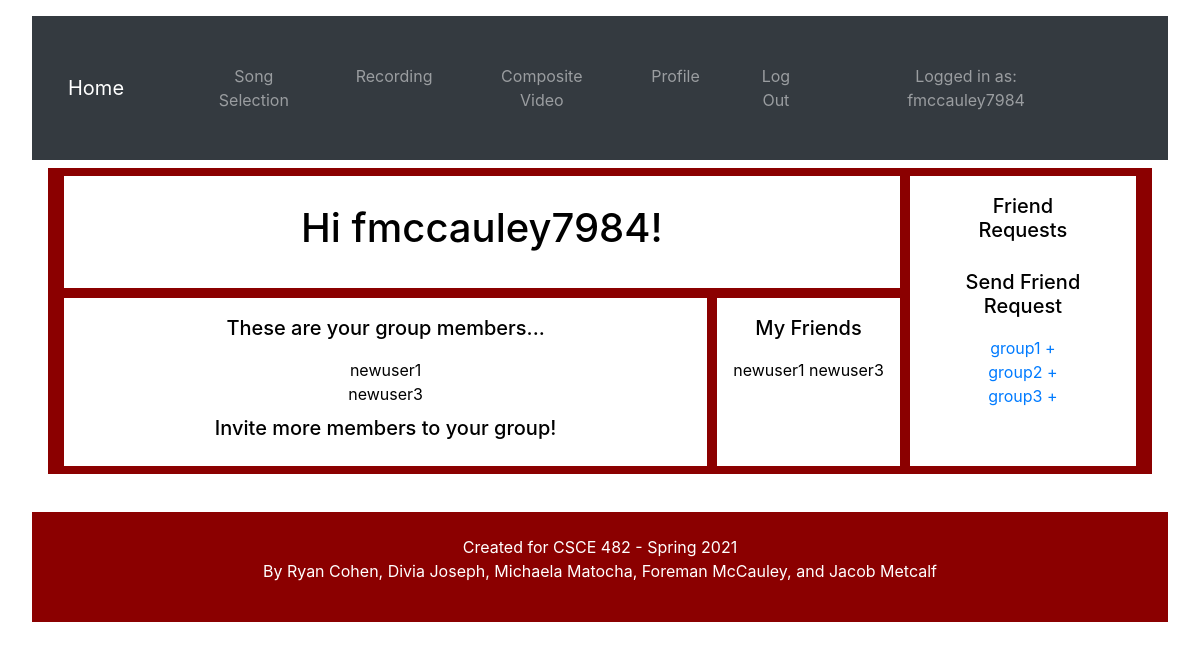
The app's page /profile (signed in), older data.
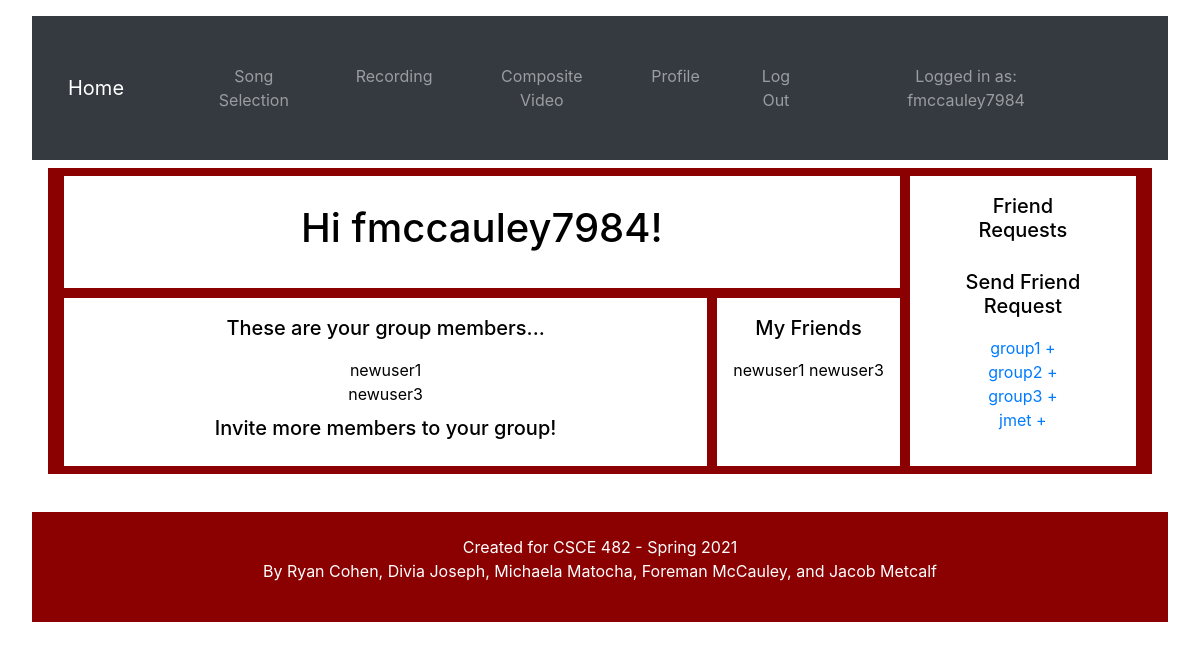
The same page, newer data.
### karaoke/models.py (models this page shows)
class Profile(models.Model):
    user = models.OneToOneField(User, on_delete=models.CASCADE)
    friends = models.ManyToManyField('Profile', related_name = "friends_set", blank=True)
    group = models.ManyToManyField('Profile', related_name = "group_set", blank=True)
    is_group_parent = models.BooleanField(default=True)
    mp3name = models.CharField(max_length=100, blank=True)
    mp4name = models.CharField(max_length=100, blank=True)
    def __str__(self):
        return self.user.username

### karaoke/views.py (the view)
# urls.py: path('profile',views.profile, name="profile"),
def profile(request):
    if request.user.is_authenticated:
        requestProfile = Profile.objects.get(user=request.user)
        allprofiles=Profile.objects.exclude(user=request.user)
        fr = FriendRequest.objects.filter(to_user=request.user)
        gr = GroupRequest.objects.filter(to_user=request.user)
        count = 0
        in_group = False
        for profile in requestProfile.group.all():
            count = count + 1
        if count > 0:
            in_group = True
        return render(request, 'profile.html',{'allprofiles':allprofiles, 'fr':fr, 'requestProfile':requestProfile, 'in_group':in_group, 'gr':gr})
    else:
        return redirect('index')

### karaoke/templates/profile.html (shortened to what this page needs)
{% load static %}
<!DOCTYPE html>
<html>
<head>
    <link rel="stylesheet" href="https://cdn.jsdelivr.net/npm/bootstrap@4.5.3/dist/css/bootstrap.min.css">
    <link rel="stylesheet" href="{% static 'css/style.css' %}">
    <link rel="stylesheet" href="{% static 'css/profile.css' %}">
</head>
<body>
    {%include 'navbar.html'%}
    <main>
    <div class="wrapper">
        <div class = "box a">
            <h1> Hi {{request.user}}! </h1>
        </div>
        <div class = "box b">
            <h2> Friend Requests </h2>
            <h2> Send Friend Request </h2>
            {% for profile in allprofiles %}
                {% if profile not in requestProfile.friends.all %}
                    <a href="{% url 'add-friend' profile.id %}"> {{profile}} +</a> </br>
                {% endif %}
            {%endfor%}
        </div>
        <div class = "box c">
        {% if in_group %}
            <h2> These are your group members... </h2>
                {% for profile in requestProfile.group.all %}
                    {% if profile.user.username != request.user.username %}
                        {{profile}} </br>
                    {% endif %}
                {% endfor %}
            {% if requestProfile.is_group_parent%}
                  <h2> Invite more members to your group! </h2>
            {% endif %}
        {% endif %}
        </div>
        <div class = "box d">
            <h2> My Friends </h2>
            {% for profile in requestProfile.friends.all %}
                {% if profile.user.username != request.user.username %}
                    {{profile}}
                {% endif %}
            {%endfor%}
        </div>
    </div>
    </main>
</body>
{%include 'footer.html'%}
</html>

Row changes from the older to the newer data that the page shows:
added Profile: user.username "jmet", shown under "Send Friend Request"
